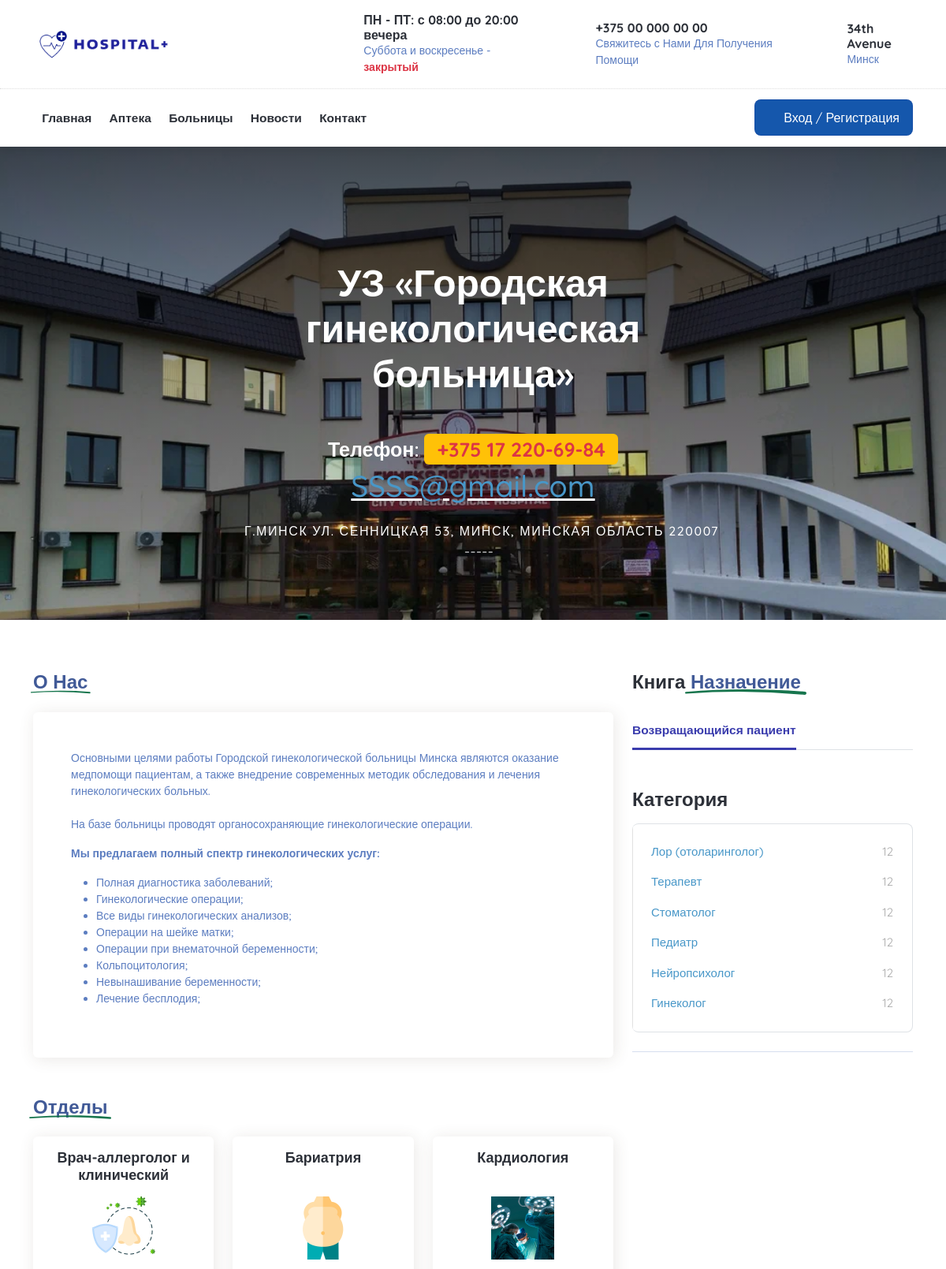
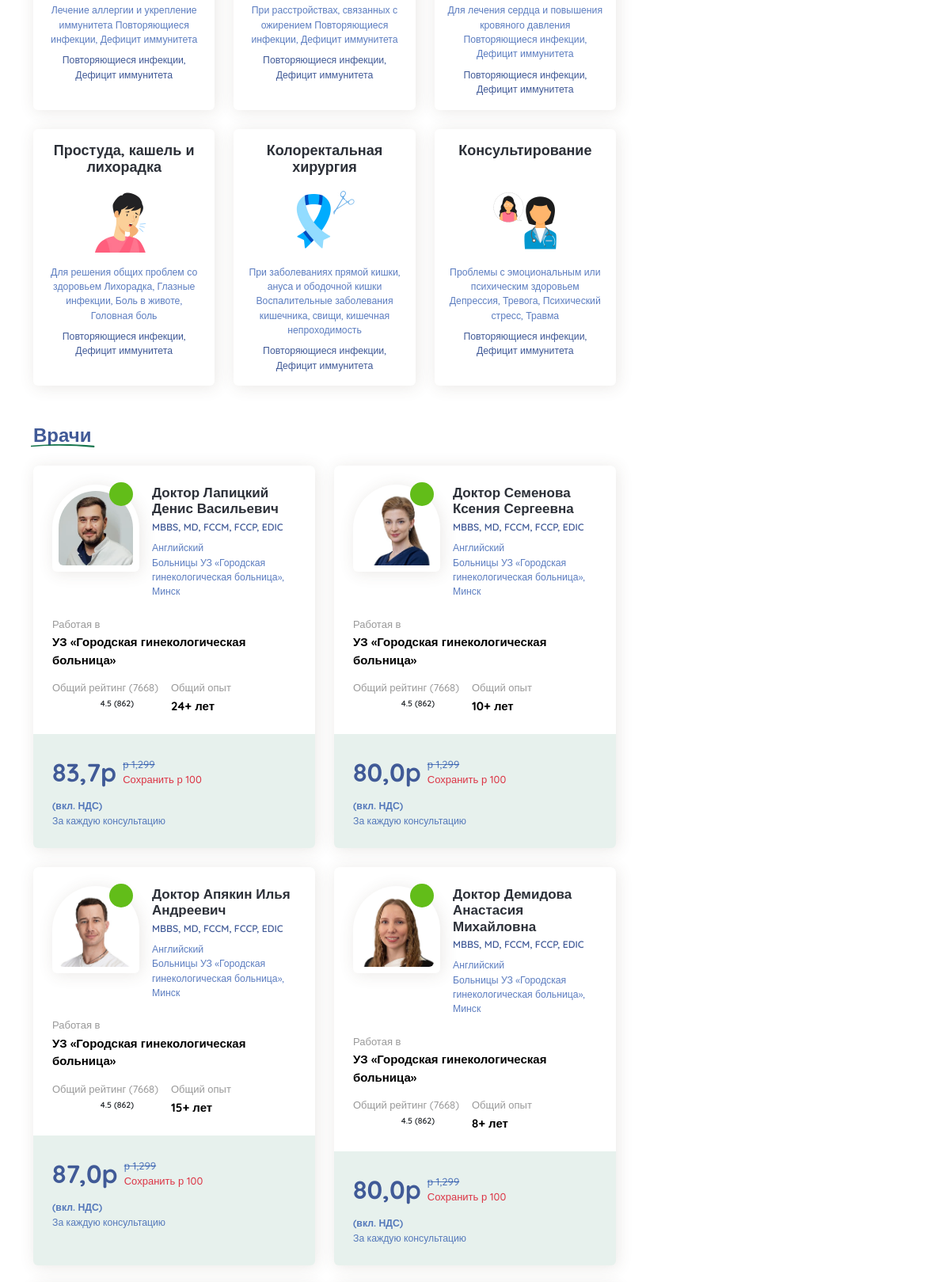
The page /app/hospitals/uz-gorodskaya-ginekologicheskaya-bolnica/ (upper part) on the database its author committed (2 pictures, top to bottom).
### app/models.py (models this page shows, shortened)
class Hospital(models.Model):
    name = models.CharField(unique=True, max_length=200)
    slug = models.SlugField(max_length=200)
    city = models.ForeignKey(Cities, on_delete=models.CASCADE)
    address = models.CharField(max_length=100, null=True, blank=True)
    phone = models.CharField(max_length=100, null=True, blank=True)
    email = models.CharField(max_length=100, null=True, blank=True)
    website = models.CharField(max_length=100, null=True, blank=True)
    description = RichTextField()
    image = models.ImageField(upload_to='hospatals_photo', null=True, blank=True)
    visits = models.IntegerField(default=0)

class Cities(models.Model):
    name = models.CharField(max_length=100)
    def __str__(self):
        return self.name

class HospitalDepartments(models.Model):
    name = models.CharField(max_length=100)
    description = models.TextField(blank=True)
    image = models.ImageField(upload_to='DepartmentImage')
    hospital = models.ForeignKey(Hospital, on_delete=models.CASCADE,  related_name='hospital_departments')

class Doctor(models.Model):
    name = models.CharField(max_length=100)
    experience = models.PositiveSmallIntegerField(default=0)
    hospital = models.ForeignKey(Hospital, on_delete=models.CASCADE, related_name='hospital_doctor')
    specialty = models.ForeignKey(HospitalCategory, on_delete=models.CASCADE, related_name='hospital_doctor_category')
    description = models.TextField(blank=True, null=True)
    image = models.ImageField(upload_to='doctor_photo', null=True, blank=True)
    languages = models.ManyToManyField(Language)
    salary = models.FloatField()
    visits = models.IntegerField(default=0)

class Language(models.Model):
    name = models.CharField(max_length=100)

class HospitalCategory(models.Model):
    name = models.CharField(max_length=100)
    hospital = models.ManyToManyField(Hospital, related_name='hospital_category')

### app/views.py (the view)
# urls.py: path('hospitals/<slug:hospital_slug>/', hospital_detail, name='hospital_detail'),
def hospital_detail(request, hospital_slug):
    hospital = get_object_or_404(Hospital, slug=hospital_slug)
    doctors = Doctor.objects.filter(hospital=hospital)
    hospital.visits += 1
    hospital.save()
    return render(request, 'app/hospital_detail.html', {'hos':hospital, 'doctors':doctors})

### app/context_processors.py (called while the page is built)
def basket_totals(request):
    if request.user.is_authenticated:
        baskets = Basket.objects.filter(user=request.user, active=True)
        total_quantity = baskets.total_quantity()
    else:
        total_quantity = 0
    return {
        'total_quantity': total_quantity,
    }

### app/templates/app/hospital_detail.html (shortened to what this page needs)
{% extends "base.html" %}
{% load static %}
{% block content %}
	<div class="bg-img-hero position-relative profile-header py-5 text-white background-no-repeat background-size-cover" data-image-src="{{ hos.image.url }}">
		<div class="container mt-5 mb-4 position-relative pt-5 z-index-1">
			<div class="row justify-content-center">
				<div class="col-lg-7">
					<div class="doctor-info position-relative text-center text-white">
						<h1 class="display-5 fw-semibold mb-5 text-white">{{ hos.name }}
            </h1>
						{% if hos.phone %}
						<div class="fs-25 fw-semibold">Телефон: <span class="bg-warning fw-bold px-3 py-1 rounded text-danger">{{ hos.phone }}</span></div>
						{% endif %}
						{% if hos.email %}
						<div class="h-email text-decoration-underline"><a class="__cf_email__">{{hos.email}}</a></div>
						{% endif %}
						<div class="fs-16 fw-medium l-spacing-1 mt-3 text-uppercase"><i class="fa-solid fa-location-dot me-2"></i>г.{{hos.city.name}} {{hos.address}}</div>
						{% if hos.website %}
						<a href="" class="h-web_address"><i class="fas fa-globe"></i>{{hos.website}}</a> </div>
						{% endif %}
				</div>
			</div>
		</div>
	</div>
	<div class="h-details_content py-5">
		<div class="container py-3">
			<div class="row">
				<div class="col-md-8 content pe-xxl-5">
					<div class="cs-content">
						<div class="mb-5">
							<h4 class="fw-semibold mb-4 text-capitalize"><span class="underline position-relative text-primary">о нас</span>
              </h4>
							<div class="card shadow border-0 text-inherit flex-fill w-100">
								<div class="card-body p-4 p-sm-5">
									{% autoescape off %}
									<div class="readmore js-read-more" data-rm-words="80">
										{{ hos.description }}
									</div>
									{% endautoescape %}
									</div>
							</div>
						</div>
						<div class="mb-5">
							<h4 class="fw-semibold mb-4 text-capitalize"><span class="underline position-relative text-primary">Отделы</span>
              </h4>
							<div class="g-4 justify-content-center row">
								{% for dep in hos.hospital_departments.all %}
								<div class="col-sm-6 col-md-4 col-lg-3 col-xl-4 d-flex">
									<a href="doctor-list.html" class="card shadow border-0 text-inherit flex-fill w-100">
										<div class="card-body text-center">
											<h6 class="speciality-title overflow-hidden mb-1 fw-bold fs-18 mb-3">
												{{dep.name}}</h6>
											<img src="{{dep.image.url}}" alt="..." height="80" width="80" class="mb-3">
											<div class="mb-2 small">{{dep.description}}</div>
											<small class="text-primary fw-medium d-block">Повторяющиеся инфекции,
 Дефицит иммунитета</small>
										</div>
									</a>
								</div>
								{% endfor %}
							</div>
						</div>
						<div class="mb-5">
							<h4 class="fw-semibold mb-4 text-capitalize"><span class="underline position-relative text-primary">Врачи</span>
              </h4>
							<div class="row g-4">
								{% for doc in doctors %}
								<div class="col-md-6 d-flex">
									<a href="doctor-details.html" class="border-0 text-inherit card overflow-hidden shadow doctor-card bg-soft-primary w-100 flex-fill">
										<div class="card-body p-0">
											<div class="bg-white d-flex p-3 p-lg-4 p-md-3 p-sm-4">
												<div class="d-block doctor-avatar flex-shrink-0 me-3 p-2 position-relative rounded-bottom rounded-circle shadow">
													<div class="online position-absolute"> <span class="heartbit"></span>  </div>
													<img src="{% if doc.image %}{{ doc.image.url }}{% else %}{% static 'images/01.jpg' %}{% endif %}" alt="" class="rounded-bottom rounded-circle">
												</div>
												<div class="flex-grow-1">
													<h6 class="fs-17 fw-semibold mb-2 mb-sm-1">Доктор {{ doc.name }}</h6>
													<div class="fw-semibold mb-0 mb-sm-2 small text-primary">MBBS, MD, FCCM, FCCP, EDIC </div>
													<div class="d-none d-sm-block small">{% for ln in doc.languages.all %}{{ln.name}}{% endfor %}</div>
													<div class="d-none d-sm-block small">Больницы {{doc.hospital.name}}, {{doc.hospital.city}}</div>
												</div>
											</div>
											<div class="bg-white p-3 p-lg-4 p-md-3 p-sm-4 pt-0 pt-lg-0 pt-sm-0">
												<div class="row g-3">
													<div class="col-auto col-md-12">
														<h6 class="fs-13 mb-1 text-muted">Работая в</h6>
														<div class="fw-bold text-black fs-15">{{doc.hospital.name}}</div>
													</div>
													<div class="col-auto">
														<h6 class="fs-13 mb-1 text-muted">Общий рейтинг (7668)</h6>
														<div class="align-items-center d-flex fs-12">
															<div class="d-flex star-rating text-warning"> <i class="fas fa-star"></i> <i class="fas fa-star"></i> <i class="fas fa-star"></i> <i class="fas fa-star"></i> <i class="far fa-star"></i> </div>
															<div class="fw-semibold ms-1 review-numbers small text-dark"> <span class="reviews-stats">4.5</span> <span class="reviews-count">(862)</span> </div>
														</div>
													</div>
													<div class="col-auto">
														<h6 class="fs-13 mb-1 text-muted">Общий опыт</h6>
														<div class="fw-bold text-black fs-15">{{doc.experience}}+ лет</div>
													</div>
												</div>
											</div>
											<div class="d-flex p-3 p-lg-4 p-md-3 p-sm-4">
												<div class="col-auto">
													<div class="align-items-sm-center d-sm-flex d-xl-block">
														<div class="align-items-center d-flex price-area">
															<div class="fs-32 fw-bold purchase-price">
																<div class="main-price text-primary">{{doc.salary}}p</div>
															</div>
															<div class="product-price ms-2 fs-13"> <del class="prev-price">р 1,299</del>
																<div class="legal text-danger">Сохранить р 100</div>
															</div>
														</div>
														<div class="flex-grow-1 mt-2 ms-sm-3 ms-xl-0 mt-xl-2"> <strong class="small">(вкл. НДС)</strong>
															<div class="small">За каждую консультацию</div>
														</div>
													</div>
												</div>
												<div class="align-self-center ms-auto"> <i class="fa-solid fa-arrow-right fs-19 text-primary"></i> </div>
											</div>
										</div>
									</a>
								</div>
								{% endfor %}
							</div>
						</div>
					</div>
				</div>
				<div class="col-md-4 sidebar">
					<div class="appointment-form">
						<h4 class="fw-semibold mb-4 text-capitalize">Книга <span class="underline position-relative text-primary">Назначение</span></h4>
						<ul class="nav nav-tabs mb-5" role="tablist">
							<li class="nav-item" role="presentation">
								<button class="nav-link ms-0 active" id="tab-one" data-bs-toggle="tab" data-bs-target="#tab-one-pane" type="button" role="tab" aria-controls="tab-one-pane" aria-selected="true">Возвращающийся пациент</button>
							</li>
						</ul>
						<div class="tab-content">
							<div class="tab-pane fade show active" id="tab-one-pane" role="tabpanel" aria-labelledby="tab-one" tabindex="0">
								<form>
									<div class="mb-4">
										<h4 class="fw-semibold mb-3 text-capitalize">Категория</h4>
										<ul class="border category-list fs-15 fw-medium list-unstyled m-0 overflow-hidden position-relative ps-0 py-4 rounded-3">
											{% for category in hos.hospital_category.all %}
											<li class="hvr-sweep-to-bottom position-relative px-4 py-2"><a href="{% url 'app:doctors_list' doctor_specialty=category.name  %}">{{category.name}} <span>12</span></a> </li>
											{% endfor %}
										</ul>
									</div>
									<hr>
								</form>
							</div>
						</div>
					</div>
				</div>
			</div>
		</div>
	</div>
{% endblock %}

### templates/base.html (shortened to what this page needs)
{% load static %}
{% load apptags %}
<!DOCTYPE html><html lang="en"><head>
	<link href="{% static 'css/aos.min.css' %}" rel="stylesheet">
	<link href="{% static 'css/bootstrap.min.css' %}" rel="stylesheet">
	<link href="{% static 'css/jquery.smartmenus.bootstrap-4.css' %}" rel="stylesheet">
	<link href="{% static 'css/all.min.css' %}" rel="stylesheet">
	<link href="{% static 'css/flaticon-icon.css' %}" rel="stylesheet">
	<link href="{% static 'css/themify-icons.css' %}" rel="stylesheet">
	<link href="{% static 'css/bootstrap-datepicker.min.css' %}" rel="stylesheet">
	<link href="{% static 'css/select2.min.css' %}" rel="stylesheet">
	<link href="{% static 'css/select2-bootstrap-5-theme.min.css' %}" rel="stylesheet">
	<link href="{% static 'css/owl.carousel.min.css' %}" rel="stylesheet">
	<link href="{% static 'css/owl.theme.default.min.css' %}" rel="stylesheet">
	<link href="{% static 'css/ion.rangeSlider.min.css' %}" rel="stylesheet">
	<link href="{% static 'css/raty.min.css' %}" rel="stylesheet">
	<link href="{% static 'css/slick.min.css' %}" rel="stylesheet">
	<link href="{% static 'css/slick-theme.min.css' %}" rel="stylesheet">
	<link href="{% static 'css/magnific-popup.min.css' %}" rel="stylesheet">
	<link href="{% static 'css/style.css' %}" rel="stylesheet">
</head>
<body>
	<div class="topbar d-none d-lg-block py-3">
		<div class="container">
				<div class="row align-items-center">
						<div class="col-md-4 col-lg-3 col-xl-4">
							<a href="index.html" class="headerLogo"><img src="{% static 'images/logo.png' %}" alt="" height="40"></a>
						</div>
						<div class="col-md-8 col-lg-9 col-xl-8 d-none d-md-block">
								<div class="d-flex justify-content-end">
										<div class="d-flex align-items-center help-info">
											<div class="flex-shrink-0 icon">
												<i class="fa-clock fa-solid fs-30 text-primary"></i>
											</div>
											<div class="flex-grow-1 ms-3">
												<h6 class="fw-bold help-info__title mb-0">ПН - ПТ: с 08:00 до 20:00 вечера</h6>
														<p class="sub-text mb-0">Суббота и воскресенье - <span class="fw-semibold text-danger">закрытый</span></p>
											</div>
										</div>
										<div class="d-flex align-items-center help-info ms-4">
											<div class="flex-shrink-0 icon">
												<i class="fa-solid fa-mobile-button fs-30 text-primary"></i>
											</div>
											<div class="flex-grow-1 ms-3">
												<h6 class="fw-bold help-info__title mb-0">+375 00 000 00 00</h6>
														<p class="sub-text mb-0">Свяжитесь с Нами Для Получения Помощи</p>
											</div>
										</div>
										<div class="d-flex align-items-center help-info ms-4">
											<div class="flex-shrink-0 icon">
												<i class="fa-solid fa-street-view fs-30 text-primary"></i>
											</div>
											<div class="flex-grow-1 ms-3">
												<h6 class="fw-bold help-info__title mb-0">34th Avenue</h6>
														<p class="sub-text mb-0">Минск</p>
											</div>
										</div>
								</div>
						</div>
				</div>
		</div>
	</div>
	<nav class="custom-navbar navbar navbar-expand-lg sticky-top no-logo">
		<div class="container">
			<div class="collapse navbar-collapse" id="navbarSupportedContent">
				<ul class="navbar-nav">
					<li class="nav-item dropdown"> <a class="nav-link" href="{% url 'index' %}" href="#">
						Главная
            </a>
					</li>
					<li class="nav-item dropdown"> <a class="nav-link" href="{% url 'app:goods_list' %}" href="#">
						Аптека
            </a>
		</li>
		<li class="nav-item dropdown"> <a class="nav-link" href="{% url 'app:hospitals_list' %}" href="#">
			Больницы
</a>
					</li>
					<li class="nav-item dropdown"> <a class="nav-link" href="contact.html" href="#">
						Новости
            </a>
					</li>
					<li class="nav-item"> <a class="nav-link" href="{% url 'app:contact' %}">Контакт</a> </li>
				</ul>
			</div>
			<div class="d-flex ms-lg-5">
                {% if user.is_authenticated %}
				<a href="{% url 'app:basket' %}" class="align-items-center btn cart-button d-none d-xl-flex ms-2 ms-lg-0">
					 <i class="fa-solid fa-cart-shopping"></i>
					 <span class="ms-2">Корзина</span>
					 <span class="align-items-center cart-quantity d-flex fw-bold justify-content-center ms-2 rounded-circle">{{ total_quantity }}</span>
				</a>
				<a href="cart.html" class="btn btn-primary d-none d-sm-inline-block d-xl-none ms-sm-2"><i class="fa-solid fa-cart-shopping"></i></a>
				<a href="{% url 'users:profile' %}" class="btn btn-primary ms-2 ms-xl-0"><i class="fa-solid fa-arrow-right-to-bracket"></i><span class="ms-2 d-none d-sm-inline-block">Личный кабинет</span> </a>
                {% else %}
                <a href="{% url 'users:login' %}" class="btn btn-primary ms-2 ms-xl-0"><i class="fa-solid fa-arrow-right-to-bracket"></i><span class="ms-2 d-none d-sm-inline-block">Вход / Регистрация</span> </a>
                {% endif %}
			</div>
		</div>
	</nav>
{% block content %}{% endblock %}
</body></html>

### rows shown on the page
Hospital: image (picture), name "УЗ «Городская гинекологическая больница»", phone "+375 17 220-69-84", email "SSSS@gmail.com", city.name "МИНСК", address "УЛ. СЕННИЦКАЯ 53, МИНСК, МИНСКАЯ ОБЛАСТЬ 220007", website "-----", description "Основными целями работы Городской гинекологической больницы Минска являются оказание медпомощи пациентам, а также внедрение современных методик обследования и лечения гинекологических больных. На базе больницы проводят органосохраняющие гинекологические операции. Мы предлагаем полный спектр гинекологических услуг: Полная диагностика заболеваний; Гинекологические операции; Все виды гинекологических анализов; Операции на шейке матки; Операции при внематочной беременности; Кольпоцитология; Невынашивание беременности; Лечение бесплодия;"
HospitalDepartments: name "Врач-аллерголог и клинический", image (picture), description "Лечение аллергии и укрепление иммунитета Повторяющиеся инфекции, Дефицит иммунитета"
HospitalDepartments: name "Бариатрия", image (picture), description "При расстройствах, связанных с ожирением Повторяющиеся инфекции, Дефицит иммунитета"
HospitalDepartments: name "Кардиология", image (picture), description "Для лечения сердца и повышения кровяного давления Повторяющиеся инфекции, Дефицит иммунитета"
HospitalDepartments: name "Простуда, кашель и лихорадка", image (picture), description "Для решения общих проблем со здоровьем Лихорадка, Глазные инфекции, Боль в животе, Головная боль"
HospitalDepartments: name "Колоректальная хирургия", image (picture), description "При заболеваниях прямой кишки, ануса и ободочной кишки Воспалительные заболевания кишечника, свищи, кишечная непроходимость"
HospitalDepartments: name "Консультирование", image (picture), description "Проблемы с эмоциональным или психическим здоровьем Депрессия, Тревога, Психический стресс, Травма"
Doctor: image (picture), name "Лапицкий Денис Васильевич", hospital.name "УЗ «Городская гинекологическая больница»", hospital.city "Минск", experience "24", salary "83,7"
Language: name "Английский"
Doctor: image (picture), name "Семенова Ксения Сергеевна", hospital.name "УЗ «Городская гинекологическая больница»", hospital.city "Минск", experience "10", salary "80,0"
Doctor: image (picture), name "Апякин Илья Андреевич", hospital.name "УЗ «Городская гинекологическая больница»", hospital.city "Минск", experience "15", salary "87,0"
Doctor: image (picture), name "Демидова Анастасия Михайловна", hospital.name "УЗ «Городская гинекологическая больница»", hospital.city "Минск", experience "8", salary "80,0"
HospitalCategory: name "Лор (отоларинголог)"
HospitalCategory: name "Терапевт"
HospitalCategory: name "Стоматолог"
HospitalCategory: name "Педиатр"
HospitalCategory: name "Нейропсихолог"
HospitalCategory: name "Гинеколог"
